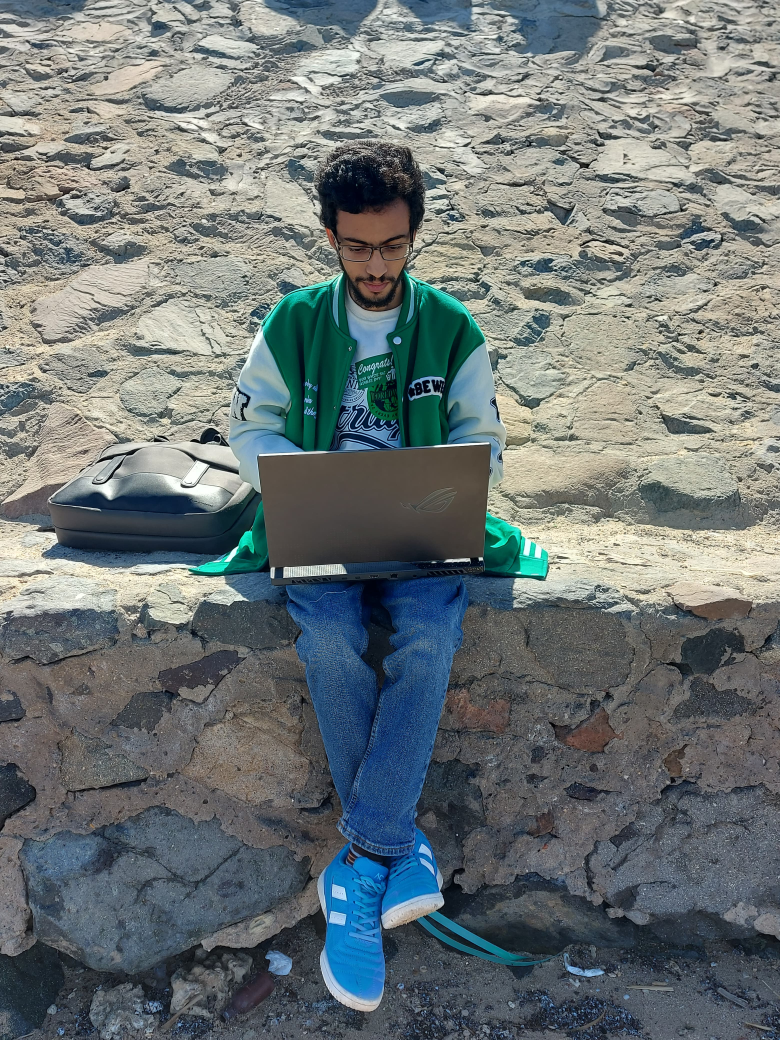
#> input picture Mina&ROG.jpg, 3120 x 4160 px (shown at 1/4 size)
$ python vision_faceDetection.py
#> lines starting #> are read from the running program, lines starting #| are printed output that depends on the picture; after the words box and inside, x2 and y2 are one past the last pixel; in counts of white or black regions, pixels touching at a corner belong together
import cv2 as cv
import numpy as np

gt3_img = cv.imread("Mina&ROG.jpg")
#> gt3_img is the input picture: shape (4160, 3120, 3); mean B, G, R 118.6, 118, 109.5
blank_img = np.zeros((1000, 1000, 3), dtype='uint8')
haar_cascade = cv.CascadeClassifier('haar_face.xml')

if gt3_img is None:
    print("Image not found!")
    exit()

if haar_cascade.empty():
    print("Error loading cascade file")

def rescaleFrame(frame: np.ndarray, scale=0.2) -> np.ndarray:
#> called with scale = 0.2
    width = int(frame.shape[1] * scale)
#> width = 624
    height = int(frame.shape[0] * scale)
#> height = 832
    dimentions = (width, height)
#> dimentions = (624, 832)

    return cv.resize(frame, dimentions, interpolation=cv.INTER_LANCZOS4)
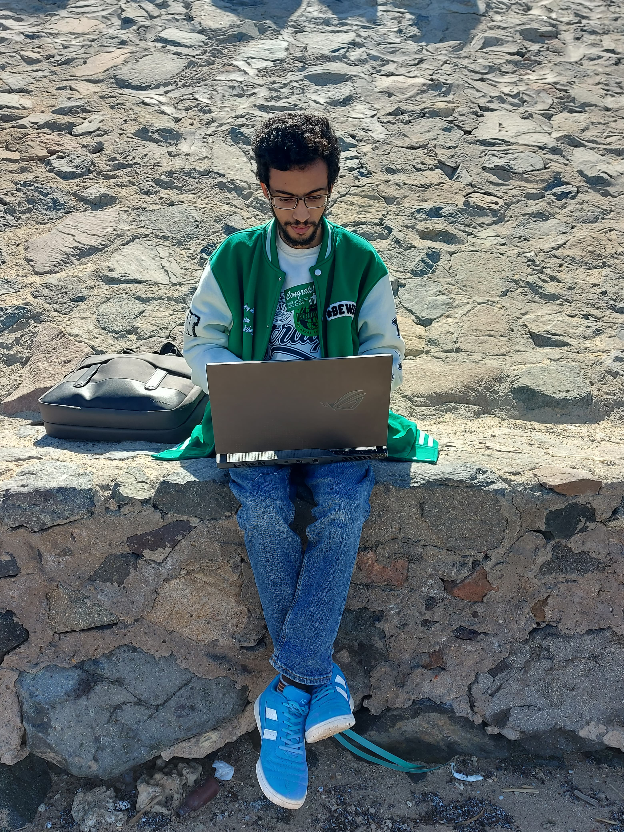
#> returned value: shape (832, 624, 3); mean of channels 0, 1, 2 118.5, 118, 109.5; drawn as B, G, R

def grayScale(frame: np.ndarray) -> np.ndarray:
    gray_img = (
        0.114 * frame[:, :, 0] +
        0.587 * frame[:, :, 1] +
        0.299 * frame[:, :, 2]
    ).astype(np.uint8)
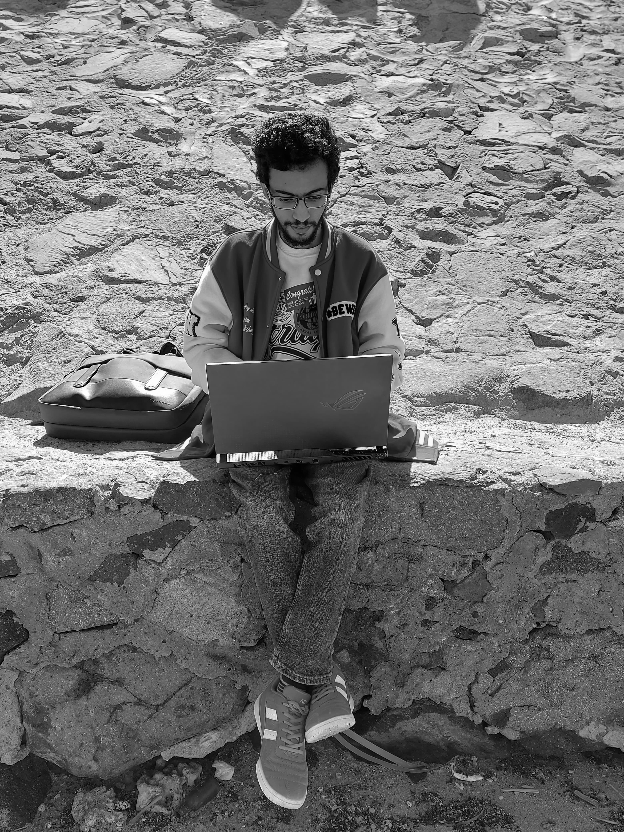
#> gray_img: shape (832, 624); min 0, max 254, mean 115

    return gray_img


gt3_img = rescaleFrame(gt3_img)
gray_gt3 = grayScale(gt3_img.copy())
detected_faces = gt3_img.copy()


faces_rect = haar_cascade.detectMultiScale(gray_gt3, scaleFactor=1.1, minNeighbors=6, minSize=(30, 30))
#> faces_rect = [[262, 170, 76, 76]]
print(f'Number of faces found = {len(faces_rect)}')
#| Number of faces found = 1

for (x, y, w, h) in faces_rect:
    cv.rectangle(detected_faces, (x, y), (x + w, y + h), (0, 255, 0), thickness=2)
#> this loop made 1 pass
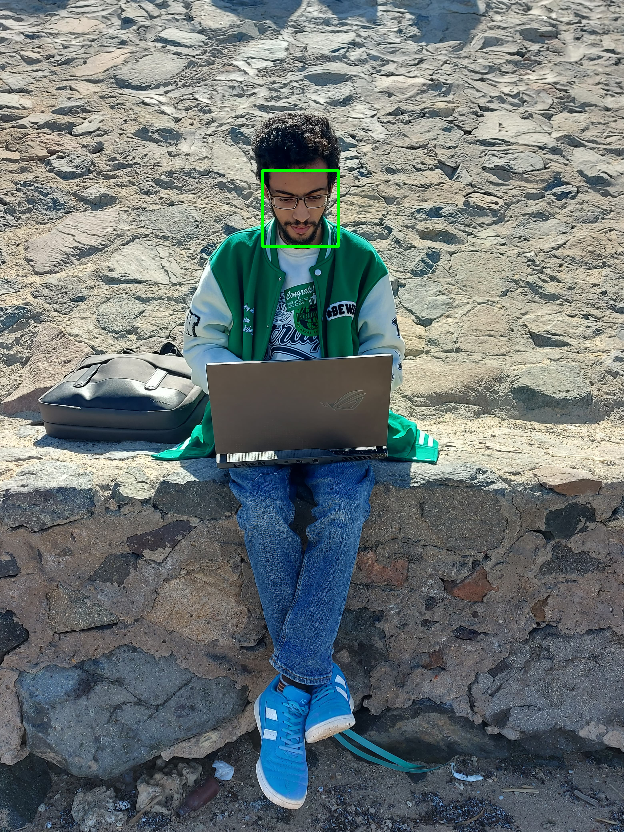
#> detected_faces: shape (832, 624, 3); 0.17% of pixels changed, all inside (x1, y1, x2, y2) = (261, 169, 340, 248)

cv.imshow('Original gt3', gt3_img)
cv.imshow('Gray_gt3', gray_gt3)
cv.imshow('Detected_faces', detected_faces)

cv.waitKey(0)
cv.destroyAllWindows()
